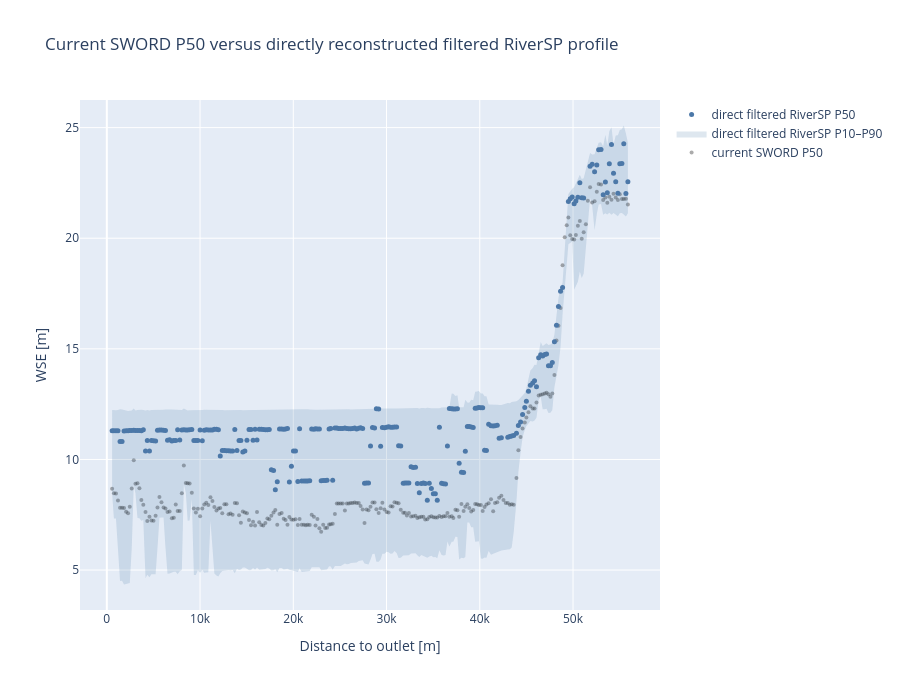

Write notebook code for a chart like this one.
### Markdown cell above
### 3.1 Filtered multi-pass RiverSP observations and quality evidence

This is a diagnostic input reconstruction only. It reads the locally retained audit cache
of actual RiverSP node observations, reapplies the established filter, and calculates a
node-level median, spread, and pass count. It does not alter any production SWORD or
hydraulic-context product.

### Code cell
RIVERSP_AUDIT_OBSERVATIONS = REPO_ROOT / 'data_validation' / 'swot_sword_17c' / 'target_observations.parquet'
PASS_SUPPORT_TARGET = 5.0

if not RIVERSP_AUDIT_OBSERVATIONS.exists():
    raise FileNotFoundError(f'Missing direct RiverSP audit cache: {RIVERSP_AUDIT_OBSERVATIONS}')

riversp_observations = pd.read_parquet(RIVERSP_AUDIT_OBSERVATIONS)
for column in ['node_id', 'reach_id']:
    riversp_observations[column] = pd.to_numeric(riversp_observations[column], errors='coerce').astype('Int64')
for column in ['wse_sm', 'wse_sm_u', 'dark_frac', 'xtrk_dist']:
    riversp_observations[column] = pd.to_numeric(riversp_observations[column], errors='coerce')

# This is deliberately the same filter used to create/validate the local RiverSP audit cache.
passes_existing_riversp_filter = (
    riversp_observations['wse_sm_u'].le(1.0)
    & riversp_observations['dark_frac'].le(0.5)
    & riversp_observations['xtrk_dist'].abs().between(10_000, 60_000)
    & riversp_observations['wse_sm'].gt(0.0)
    & np.isfinite(riversp_observations[['wse_sm', 'wse_sm_u', 'dark_frac', 'xtrk_dist']]).all(axis=1)
)

direct_pass_summary = (
    riversp_observations.loc[passes_existing_riversp_filter]
    .groupby('node_id', as_index=False)
    .agg(
        direct_pass_p50_m=('wse_sm', 'median'),
        direct_pass_p10_m=('wse_sm', lambda values: values.quantile(0.10)),
        direct_pass_p90_m=('wse_sm', lambda values: values.quantile(0.90)),
        direct_pass_mad_m=('wse_sm', lambda values: np.median(np.abs(values - np.median(values)))),
        direct_pass_n_obs=('wse_sm', 'size'),
        direct_pass_wse_u_p50_m=('wse_sm_u', 'median'),
    )
)

direct_pass_profile = profile_candidates.merge(
    direct_pass_summary, left_on='sword_node_id', right_on='node_id', how='left', validate='1:1',
).sort_values('reference_section_dist_out_m').copy()
direct_pass_profile['direct_pass_count_weight'] = np.minimum(
    1.0, direct_pass_profile['direct_pass_n_obs'].fillna(0.0) / PASS_SUPPORT_TARGET,
)
direct_pass_profile['direct_minus_sword_p50_m'] = (
    direct_pass_profile['direct_pass_p50_m'] - direct_pass_profile['sword_wse']
)

direct_coverage = direct_pass_profile['direct_pass_p50_m'].notna()
print(
    f'Direct filtered RiverSP coverage: {int(direct_coverage.sum())}/{len(direct_pass_profile)} profile nodes; '
    f'pass-support target: {PASS_SUPPORT_TARGET:g}.'
)
display(
    direct_pass_profile.loc[direct_coverage, [
        'sword_node_id', 'sword_reach_id', 'reference_section_dist_out_m', 'sword_wse',
        'direct_pass_p50_m', 'direct_pass_p10_m', 'direct_pass_p90_m', 'direct_pass_mad_m',
        'direct_pass_n_obs', 'direct_pass_count_weight', 'direct_minus_sword_p50_m',
    ]].sort_values('direct_minus_sword_p50_m', key=lambda values: values.abs(), ascending=False).head(30)
)

direct_profile_fig = go.Figure()
direct_profile_fig.add_scatter(
    x=direct_pass_profile['reference_section_dist_out_m'], y=direct_pass_profile['sword_wse'],
    mode='markers', marker={'size': 4, 'color': 'rgba(45, 45, 45, 0.40)'}, name='current SWORD P50',
)
direct_profile_fig.add_scatter(
    x=direct_pass_profile.loc[direct_coverage, 'reference_section_dist_out_m'],
    y=direct_pass_profile.loc[direct_coverage, 'direct_pass_p10_m'],
    mode='lines', line={'width': 0}, showlegend=False, hoverinfo='skip',
)
direct_profile_fig.add_scatter(
    x=direct_pass_profile.loc[direct_coverage, 'reference_section_dist_out_m'],
    y=direct_pass_profile.loc[direct_coverage, 'direct_pass_p90_m'],
    mode='lines', line={'width': 0}, fill='tonexty',
    fillcolor='rgba(76, 120, 168, 0.18)', name='direct filtered RiverSP P10–P90',
)
direct_profile_fig.add_scatter(
    x=direct_pass_profile.loc[direct_coverage, 'reference_section_dist_out_m'],
    y=direct_pass_profile.loc[direct_coverage, 'direct_pass_p50_m'],
    mode='markers', marker={'size': 5, 'color': '#4C78A8'}, name='direct filtered RiverSP P50',
    customdata=direct_pass_profile.loc[direct_coverage, ['sword_node_id', 'direct_pass_n_obs', 'direct_pass_count_weight', 'direct_pass_mad_m']],
    hovertemplate='distance=%{x:.0f} m<br>direct P50=%{y:.3f} m<br>node=%{customdata[0]}<br>n=%{customdata[1]}<br>count weight=%{customdata[2]:.2f}<br>MAD=%{customdata[3]:.3f} m<extra></extra>',
)
direct_profile_fig.update_layout(
    title='Current SWORD P50 versus directly reconstructed filtered RiverSP profile',
    xaxis_title='Distance to outlet [m]', yaxis_title='WSE [m]', height=690,
)
direct_profile_fig.show()

### Figure 1 — Plotly figure (JSON) as saved in the notebook; plotly's stock layout.template omitted (floating-point values rounded to 4 significant figures; data arrays with more than 128 entries replaced by an {"elided": "..."} marker saying what was removed)
{"data": [{"marker": {"color": "rgba(45, 45, 45, 0.40)", "size": 4}, "mode": "markers", "name": "current SWORD P50", "type": "scatter", "x": {"elided": "257 float values"}, "y": {"elided": "257 float values"}}, {"hoverinfo": "skip", "line": {"width": 0}, "mode": "lines", "showlegend": false, "type": "scatter", "x": {"elided": "251 float values"}, "y": {"elided": "251 float values"}}, {"fill": "tonexty", "fillcolor": "rgba(76, 120, 168, 0.18)", "line": {"width": 0}, "mode": "lines", "name": "direct filtered RiverSP P10–P90", "type": "scatter", "x": {"elided": "251 float values"}, "y": {"elided": "251 float values"}}, {"customdata": {"elided": "251x4 float values"}, "hovertemplate": "distance=%{x:.0f} m<br>direct P50=%{y:.3f} m<br>node=%{customdata[0]}<br>n=%{customdata[1]}<br>count weight=%{customdata[2]:.2f}<br>MAD=%{customdata[3]:.3f} m<extra></extra>", "marker": {"color": "#4C78A8", "size": 5}, "mode": "markers", "name": "direct filtered RiverSP P50", "type": "scatter", "x": {"elided": "251 float values"}, "y": {"elided": "251 float values"}}], "layout": {"height": 690, "title": {"text": "Current SWORD P50 versus directly reconstructed filtered RiverSP profile"}, "xaxis": {"title": {"text": "Distance to outlet [m]"}}, "yaxis": {"title": {"text": "WSE [m]"}}}}
